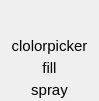
            <widget class="QWidget" name="pcolor">
             <property name="geometry">
              <rect>
               <x>0</x>
               <y>0</y>
               <width>88</width>
               <height>101</height>
              </rect>
             </property>
             <attribute name="label">
              <string>Color</string>
             </attribute>
             <layout class="QVBoxLayout" name="verticalLayout_4">
              <property name="spacing">
               <number>0</number>
              </property>
              <property name="leftMargin">
               <number>0</number>
              </property>
              <property name="topMargin">
               <number>2</number>
              </property>
              <property name="rightMargin">
               <number>0</number>
              </property>
              <property name="bottomMargin">
               <number>0</number>
              </property>
              <item>
               <widget class="QFrame" name="frame_3">
                <property name="sizePolicy">
                 <sizepolicy hsizetype="Expanding" vsizetype="Preferred">
                  <horstretch>0</horstretch>
                  <verstretch>0</verstretch>
                 </sizepolicy>
                </property>
                <property name="minimumSize">
                 <size>
                  <width>22</width>
                  <height>33</height>
                 </size>
                </property>
                <property name="maximumSize">
                 <size>
                  <width>400</width>
                  <height>33</height>
                 </size>
                </property>
                <property name="frameShape">
                 <enum>QFrame::NoFrame</enum>
                </property>
                <property name="frameShadow">
                 <enum>QFrame::Plain</enum>
                </property>
                <layout class="QHBoxLayout" name="horizontalLayout_4">
                 <property name="spacing">
                  <number>0</number>
                 </property>
                 <property name="leftMargin">
                  <number>0</number>
                 </property>
                 <property name="topMargin">
                  <number>0</number>
                 </property>
                 <property name="rightMargin">
                  <number>0</number>
                 </property>
                 <property name="bottomMargin">
                  <number>0</number>
                 </property>
                 <item>
                  <layout class="QHBoxLayout" name="cc">
                   <property name="spacing">
                    <number>0</number>
                   </property>
                  </layout>
                 </item>
                </layout>
               </widget>
              </item>
              <item>
               <widget class="QToolButton" name="colorpicker">
                <property name="sizePolicy">
                 <sizepolicy hsizetype="Expanding" vsizetype="Minimum">
                  <horstretch>0</horstretch>
                  <verstretch>0</verstretch>
                 </sizepolicy>
                </property>
                <property name="minimumSize">
                 <size>
                  <width>0</width>
                  <height>22</height>
                 </size>
                </property>
                <property name="maximumSize">
                 <size>
                  <width>16777215</width>
                  <height>220</height>
                 </size>
                </property>
                <property name="font">
                 <font>
                  <pointsize>11</pointsize>
                 </font>
                </property>
                <property name="styleSheet">
                 <string notr="true">QToolButton{
Text-align:left;
padding: 5px 5px 5px 5px;
}

QToolButton:checked{
background-color: #212F39; 
}

QToolButton:hover {
background-color: #212F39; 
}
</string>
                </property>
                <property name="text">
                 <string>clolorpicker</string>
                </property>
                <property name="iconSize">
                 <size>
                  <width>22</width>
                  <height>22</height>
                 </size>
                </property>
                <property name="checkable">
                 <bool>true</bool>
                </property>
                <property name="toolButtonStyle">
                 <enum>Qt::ToolButtonTextBesideIcon</enum>
                </property>
                <property name="autoRaise">
                 <bool>true</bool>
                </property>
               </widget>
              </item>
              <item>
               <widget class="QToolButton" name="fill">
                <property name="sizePolicy">
                 <sizepolicy hsizetype="Expanding" vsizetype="Fixed">
                  <horstretch>0</horstretch>
                  <verstretch>0</verstretch>
                 </sizepolicy>
                </property>
                <property name="minimumSize">
                 <size>
                  <width>0</width>
                  <height>22</height>
                 </size>
                </property>
                <property name="maximumSize">
                 <size>
                  <width>16777215</width>
                  <height>220</height>
                 </size>
                </property>
                <property name="font">
                 <font>
                  <pointsize>11</pointsize>
                 </font>
                </property>
                <property name="styleSheet">
                 <string notr="true">QToolButton{
Text-align:left;
padding: 5px 5px 5px 5px;
}

QToolButton:checked{
background-color: #212F39; 
}

QToolButton:hover {
background-color: #212F39; 
}
</string>
                </property>
                <property name="text">
                 <string>fill</string>
                </property>
                <property name="iconSize">
                 <size>
                  <width>22</width>
                  <height>22</height>
                 </size>
                </property>
                <property name="checkable">
                 <bool>true</bool>
                </property>
                <property name="toolButtonStyle">
                 <enum>Qt::ToolButtonTextBesideIcon</enum>
                </property>
                <property name="autoRaise">
                 <bool>true</bool>
                </property>
               </widget>
              </item>
              <item>
               <widget class="QToolButton" name="spray">
                <property name="sizePolicy">
                 <sizepolicy hsizetype="Expanding" vsizetype="Fixed">
                  <horstretch>0</horstretch>
                  <verstretch>0</verstretch>
                 </sizepolicy>
                </property>
                <property name="minimumSize">
                 <size>
                  <width>0</width>
                  <height>22</height>
                 </size>
                </property>
                <property name="maximumSize">
                 <size>
                  <width>16777215</width>
                  <height>220</height>
                 </size>
                </property>
                <property name="font">
                 <font>
                  <pointsize>11</pointsize>
                 </font>
                </property>
                <property name="styleSheet">
                 <string notr="true">QToolButton{
Text-align:left;
padding: 5px 5px 5px 5px;
}

QToolButton:checked{
background-color: #212F39; 
}

QToolButton:hover {
background-color: #212F39; 
}
</string>
                </property>
                <property name="text">
                 <string>spray</string>
                </property>
                <property name="iconSize">
                 <size>
                  <width>22</width>
                  <height>22</height>
                 </size>
                </property>
                <property name="checkable">
                 <bool>true</bool>
                </property>
                <property name="toolButtonStyle">
                 <enum>Qt::ToolButtonTextBesideIcon</enum>
                </property>
                <property name="autoRaise">
                 <bool>true</bool>
                </property>
               </widget>
              </item>
              <item>
               <spacer name="verticalSpacer_6">
                <property name="orientation">
                 <enum>Qt::Vertical</enum>
                </property>
                <property name="sizeHint" stdset="0">
                 <size>
                  <width>20</width>
                  <height>40</height>
                 </size>
                </property>
               </spacer>
              </item>
             </layout>
            </widget>
